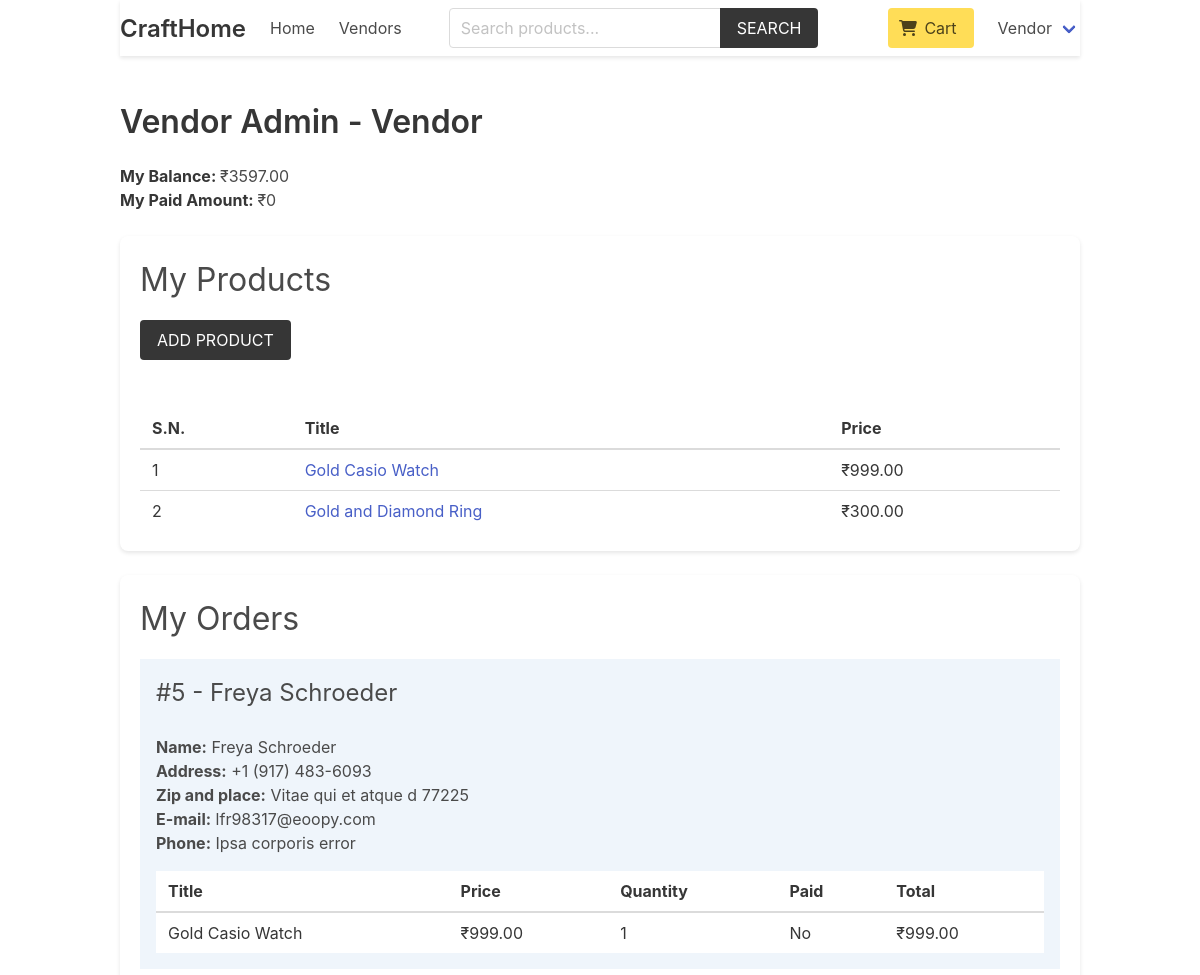
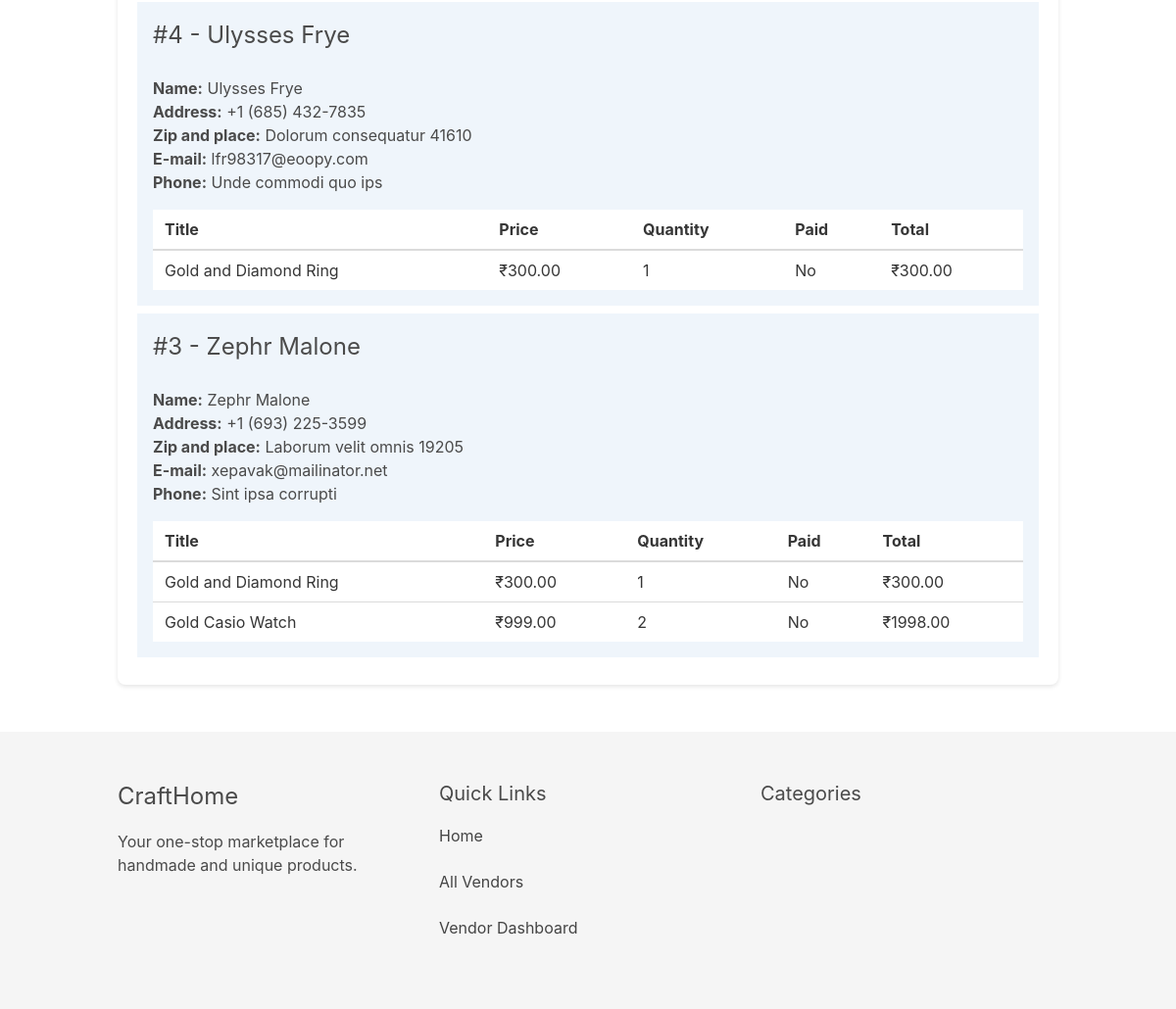
Page /vendor/vendor-admin/ (signed in) on the committed database (2 pictures, top to bottom).
### vendor/models.py (models this page shows, shortened)
class Vendor(models.Model):
    name = models.CharField(max_length=255)
    created_at = models.DateTimeField(auto_now_add=True)
    created_by = models.OneToOneField(User, related_name='vendor', on_delete=models.CASCADE)
    class Meta:
        ordering = ['name']
    def get_balance(self):
        items = self.items.filter(vendor_paid=False, order__vendors__in=[self.id])
        return sum((item.product.price * item.quantity) for item in items)
    def get_paid_amount(self):
        items = self.items.filter(vendor_paid=True, order__vendors__in=[self.id])
        return sum((item.product.price * item.quantity) for item in items)

### order/models.py (models this page shows, shortened)
class OrderItem(models.Model):
    order = models.ForeignKey(Order, related_name="items", on_delete=models.CASCADE)
    product = models.ForeignKey(Product, related_name="items", on_delete=models.CASCADE)
    vendor = models.ForeignKey(Vendor, related_name="items", on_delete=models.CASCADE)
    vendor_paid = models.BooleanField(default=False)
    price = models.DecimalField(max_digits=8, decimal_places=2)
    quantity = models.IntegerField(default=1)
    def get_total_price(self):
        return self.price * self.quantity

class Order(models.Model):
    first_name = models.CharField(max_length=100)
    last_name = models.CharField(max_length=100)
    email = models.CharField(max_length=100)
    address = models.CharField(max_length=100)
    zipcode = models.CharField(max_length=100)
    place = models.CharField(max_length=100)
    phone = models.CharField(max_length=100)
    created_at = models.DateTimeField(auto_now_add=True)
    paid_amount = models.DecimalField(max_digits=8, decimal_places=2)
    vendors = models.ManyToManyField(Vendor, related_name="orders")
    class Meta:
        ordering = ['-created_at']

### product/models.py (models this page shows, shortened)
class Product(models.Model):
    category = models.ForeignKey(Category, related_name='products', on_delete=models.CASCADE)
    vendor = models.ForeignKey(Vendor, related_name="products", on_delete=models.CASCADE)
    title = models.CharField(max_length=50)
    slug = models.SlugField(max_length=55)
    description = models.TextField(blank=True, null=True)
    price = models.DecimalField(max_digits=6, decimal_places=2)
    added_date = models.DateTimeField(auto_now_add=True)
    image = models.ImageField(upload_to='uploads/', blank=True, null=True)
    thumbnail = models.ImageField(upload_to='uploads/', blank=True, null=True) # Change uploads to thumbnails
    class Meta:
        ordering = ['-added_date']

### vendor/views.py (the view)
# urls.py: path('vendor-admin/', views.vendor_admin, name="vendor-admin"),
@login_required
def vendor_admin(request):
    vendor = request.user.vendor
    products = vendor.products.all()
    orders = vendor.orders.all()
    for order in orders:
        order.vendor_amount = 0
        order.vendor_paid_amount = 0
        order.fully_paid = True
        for item in order.items.all():
            if item.vendor == request.user.vendor:
                if item.vendor_paid:
                    order.vendor_paid_amount += item.get_total_price()
                else:
                    order.vendor_amount += item.get_total_price()
                    order.fully_paid = False
    return render(request, 'vendor/vendor_admin.html', {'vendor': vendor, 'products': products, 'orders': orders})

### templates/vendor/vendor_admin.html (shortened to what this page needs)
{% extends 'core/base.html' %}
{% block content %}
    <h1 class="title">Vendor Admin - <span class="is-capitalized">{{vendor.name}}</span></h1>
    <div class="mb-5">
        <strong>My Balance: </strong> ₹{{vendor.get_balance}} <br>
        <strong>My Paid Amount: </strong> ₹{{vendor.get_paid_amount}}
    </div>
    <div class="box">
        <h2 class="is-size-3 mb-4">My Products</h2>
        <a href="{% url 'vendor:add-product' %}" class="button is-dark is-uppercase mb-6">Add Product</a>
        {% if products %}
            <table class="table is-fullwidth">
                <thead>
                    <tr>
                        <th>S.N.</th>
                        <th>Title</th>
                        <th>Price</th>
                    </tr>
                </thead>
                <tbody>
                    {% for product in products %}
                        <tr>
                            <td>{{ forloop.counter }}</td>
                            <td><a href="{% url 'product:product' product.category.slug product.slug %}">{{ product.title }}</a></td>
                            <td>₹{{ product.price }}</td>
                        </tr>
                    {% endfor %}
                </tbody>
            </table>
        {% else %}
            <p class="has-text-danger">Products not added yet.</p>
        {% endif %}
    </div>
    <div class="box">
        <h2 class="is-size-3 mb-4">My Orders</h2>
        {% if orders %}
            {% for order in orders %}
                <div class="{% if order.fully_paid %}has-background-success-light{% else %}has-background-info-light{% endif %} mb-2 p-4">
                    <div class="columns is-multiline">
                        <div class="column is-6">
                            <h3 class="is-size-4">#{{ order.id }} - {{ order.first_name }} {{ order.last_name }}</h3>
                        </div>
                        <div class="column is-12">
                            <b>Name:</b> {{ order.first_name }} {{ order.last_name }}<br>
                            <b>Address:</b> {{ order.address }}<br>
                            <b>Zip and place:</b> {{ order.zipcode }} {{ order.place }}<br>
                            <b>E-mail:</b> {{ order.email }}<br>
                            <b>Phone:</b> {{ order.phone }}
                            <table class="table is-fullwidth mt-4">
                                <thead>
                                    <tr>
                                        <th>Title</th>
                                        <th>Price</th>
                                        <th>Quantity</th>
                                        <th>Paid</th>
                                        <th>Total</th>
                                    </tr>
                                </thead>
                                <tbody>
                                    {% for item in order.items.all %}
                                        {% if item.vendor == request.user.vendor %}
                                            <tr>
                                                <td>{{ item.product.title }}</td>
                                                <td>₹{{ item.product.price }}</td>
                                                <td>{{ item.quantity }}</td>
                                                <td>{{ item.vendor_paid|yesno:"Yes,No" }}</td>
                                                <td>₹{{ item.get_total_price }}</td>
                                            </tr>
                                        {% endif %}
                                    {% endfor %}
                                </tbody>
                            </table>
                        </div>
                    </div>
                </div>
            {% endfor %}
        {% endif %}
    </div>
{% endblock content %}

### templates/core/base.html (shortened to what this page needs)
{% load static %}
<!DOCTYPE html>
<html lang="en">
<head>
    <link rel="stylesheet" href="https://cdn.jsdelivr.net/npm/bulma@0.9.2/css/bulma.min.css">
    <link rel="stylesheet" href="https://cdnjs.cloudflare.com/ajax/libs/font-awesome/6.0.0/css/all.min.css">
    <link rel="stylesheet" href="{% static 'css/main.css' %}">
</head>
<body>
    <div class="container">
        <nav class="navbar" role="navigation" aria-label="main navigation">
            <div class="navbar-brand">
                <a class="navbar-item" href="{% url 'core:home' %}">
                    <h1 class="title is-4">CraftHome</h1>
                </a>
            </div>
            <div id="navbarBasicExample" class="navbar-menu">
                <div class="navbar-start">
                    <a class="navbar-item" href="{% url 'core:home' %}">
                        Home
                    </a>
                    <a class="navbar-item" href="{% url 'vendor:vendors' %}">
                        Vendors
                    </a>
                </div>
                <div class="navbar-start">
                    <div class="navbar-item">
                        <form method="get" action="{% url 'product:search' %}">
                            <div class="field has-addons">
                                <div class="control">
                                    <input type="search" name="query" id="" class="input" placeholder="Search products...">
                                </div>
                                <div class="control">
                                    <button class="button is-dark is-uppercase">Search</button>
                                </div>
                            </div>
                        </form>
                    </div>
                </div>
                <div class="navbar-end">
                    <div class="navbar-item">
                        <a href="{% url 'cart:cart' %}" class="button is-warning">
                            <span class="icon">
                                <i class="fas fa-shopping-cart"></i>
                            </span>
                            <span>Cart {% if cart %}({{cart|length}}){% endif %}</span>
                        </a>
                    </div>
                    {% if request.user.is_authenticated %}
                        <div class="navbar-item has-dropdown is-hoverable">
                            <a class="navbar-link is-capitalized">
                                {{user.vendor.name}}
                            </a>
                        </div>
                    {% endif %}
                </div>
            </div>
        </nav>
    </div>
    <section class="section">
        <div class="container">
            {% block content %}{% endblock content %}
        </div>
    </section>
    <footer class="footer">
        <div class="container">
            <div class="columns">
                <div class="column">
                    <h3 class="is-size-4 mb-4">CraftHome</h3>
                    <p>Your one-stop marketplace for handmade and unique products.</p>
                </div>
                <div class="column">
                    <h4 class="is-size-5 mb-4">Quick Links</h4>
                    <ul>
                        <li><a href="{% url 'core:home' %}">Home</a></li>
                        <li><a href="{% url 'vendor:vendors' %}">All Vendors</a></li>
                        {% if request.user.is_authenticated %}
                            <li><a href="{% url 'vendor:vendor-admin' %}">Vendor Dashboard</a></li>
                        {% else %}
                            <li><a href="{% url 'vendor:become-vendor' %}">Become a Vendor</a></li>
                        {% endif %}
                    </ul>
                </div>
                <div class="column">
                    <h4 class="is-size-5 mb-4">Categories</h4>
                </div>
            </div>
        </div>
    </footer>
</body>
</html>

### core/static/css/main.css (style rules this page uses)
.navbar { box-shadow: 0 2px 4px rgba(0,0,0,0.1); }
.navbar-brand .title { color: #363636; }
.footer { background-color: #f5f5f5; padding: 3rem 1.5rem; }
.footer ul { list-style: none; margin-left: 0; }
.footer ul li { margin-bottom: 0.5rem; }
.footer a { color: #4a4a4a; }
.button.is-warning { background-color: #ffdd57; border-color: transparent; color: rgba(0,0,0,0.7); }
.field.has-addons .control:first-child .input { border-top-right-radius: 0; border-bottom-right-radius: 0; }
.field.has-addons .control:last-child .button { border-top-left-radius: 0; border-bottom-left-radius: 0; }
.box { box-shadow: 0 2px 4px rgba(0,0,0,0.1); border-radius: 8px; }
.input, .textarea, .select select { border-radius: 4px; box-shadow: none; border: 1px solid #dbdbdb; }
.footer a { margin-bottom: 15px; display: inline-block; color: #444; }

### rows in the picture
Vendor: name "Vendor", get_balance "3597.00", get_paid_amount "0"
Product: title "Gold Casio Watch", price "999.00"
Product: title "Gold and Diamond Ring", price "300.00"
Order: id "5", first_name "Freya", last_name "Schroeder", address "+1 (917) 483-6093", zipcode "Vitae qui et atque d", place "77225", email "lfr98317@eoopy.com", phone "Ipsa corporis error"
OrderItem: product "Gold Casio Watch", product.price "999.00", quantity "1", vendor_paid "No", get_total_price "999.00"
Order: id "4", first_name "Ulysses", last_name "Frye", address "+1 (685) 432-7835", zipcode "Dolorum consequatur", place "41610", email "lfr98317@eoopy.com", phone "Unde commodi quo ips"
OrderItem: product "Gold and Diamond Ring", product.price "300.00", quantity "1", vendor_paid "No", get_total_price "300.00"
Order: id "3", first_name "Zephr", last_name "Malone", address "+1 (693) 225-3599", zipcode "Laborum velit omnis", place "19205", email "xepavak@mailinator.net", phone "Sint ipsa corrupti"
OrderItem: product "Gold and Diamond Ring", product.price "300.00", quantity "1", vendor_paid "No", get_total_price "300.00"
OrderItem: product "Gold Casio Watch", product.price "999.00", quantity "2", vendor_paid "No", get_total_price "1998.00"

### other values in the picture
{{ user.vendor.name }} "Vendor"
